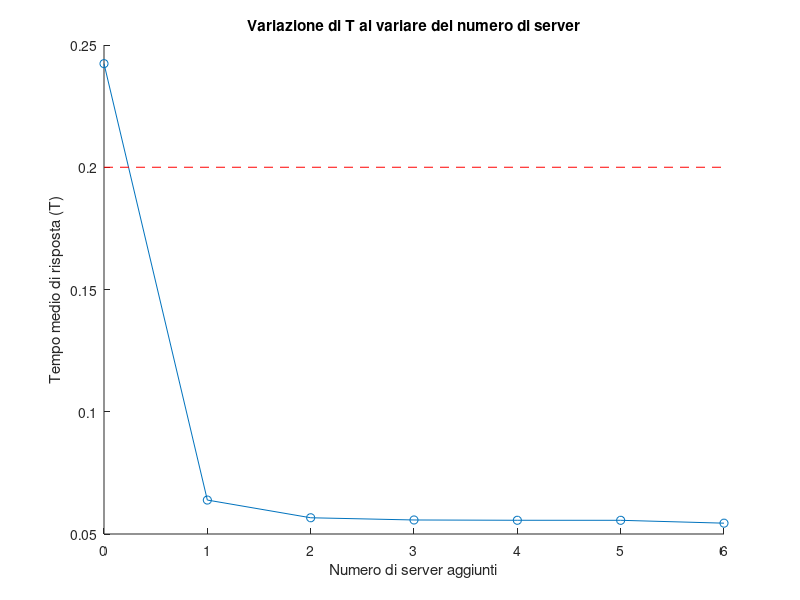

Source code (MATLAB):
clear all
clc

%Analisi al variare di k con tasso di arrivo basso (20)

% Definizione della matrice di probabilità di routing
P = [0 1 0 0; 0 0 1 0; 0 0 0 1; 0 0 0 0];

% Numero di server iniziale per ogni nodo
m_initial = [1 1 1 1];

% Tempi medi di servizio per ogni nodo
S = [0.0011 0.0072 0.041 0.0046];

% Tasso di arrivo al primo nodo
lambda = [20 0 0 0];

%Requisito di prestazione
T_lim = 0.2;

%Calcolo del numero di visite medio per nodo
V = qnosvisits(P, lambda);

%Calcolo delle metriche di prestazione del sistema
[U, R, Q, X] = qnos(lambda(1), S, V, m_initial);

T0 = (1/lambda(1)) * sum(Q);

% Inizializzazione dei vettori per il grafico
num_servers = 0:1:6;  % Inizia da 0 per includere T0
T_values = zeros(size(num_servers));

% Grafico del tempo medio di risposta al variare del numero di server
figure;
hold on;

m_updated = m_initial;

for idx = 1:length(num_servers)
    % Aumenta di un server alla volta il nodo più carico
    [~, idx_max_U] = max(U);
    m_updated(idx_max_U) = m_updated(idx_max_U) + 1;
    m_updated

    % Calcola le metriche di prestazione
    [U, R, Q, X] = qnos(lambda(1), S, V, m_updated);
    T_values(idx) = (1/lambda(1)) * sum(Q)

    % Visualizza il valore U per il nodo più carico
    disp(['Numero di server per il nodo più carico (', num2str(idx_max_U), '): ', num2str(m_updated(idx_max_U))]);
end

% Grafico del tempo medio di risposta al variare del numero di server
plot(num_servers, [T0, T_values(1:6)], 'o-');
xlabel('Numero di server aggiunti');
ylabel('Tempo medio di risposta (T)');
title('Variazione di T al variare del numero di server');


% Aggiungi una linea orizzontale per il limite superiore
line([num_servers(1), num_servers(end)], [T_lim, T_lim], 'Color', 'r', 'LineStyle', '--', 'DisplayName', 'Limite superiore');

hold off;
